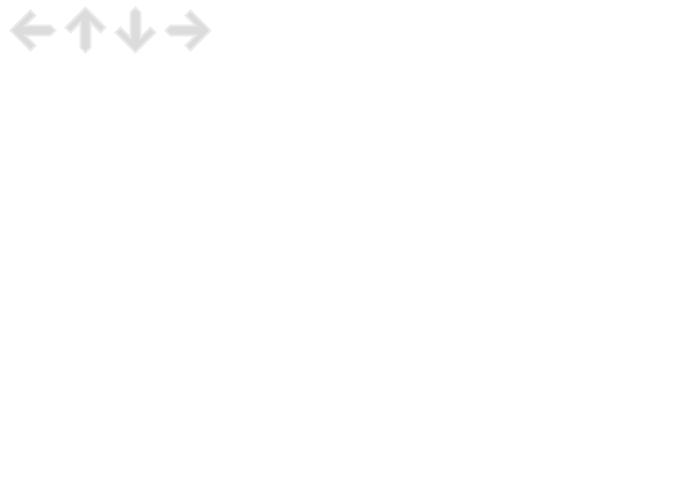
Frame 1 (no input)
Frame 60 (the mouse pressed at the canvas centre just before this capture): identical to frame 1, image omitted
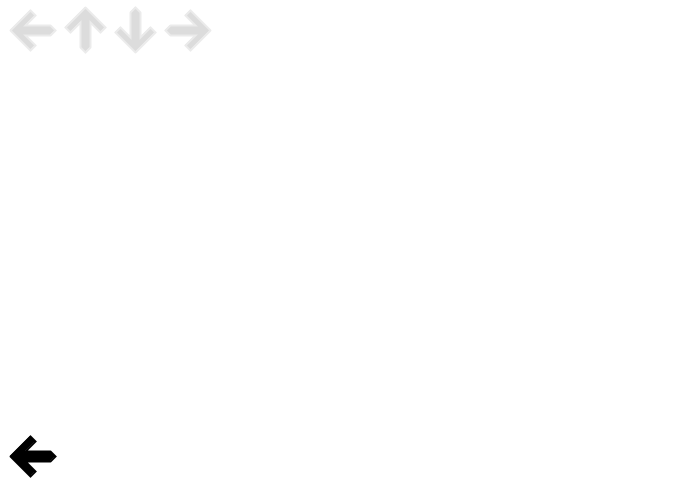
Frame 120 (the mouse held since frame 60 and released just before this capture)

The Processing sketch that drew these frames (run headless with seeded random() and noise(); from frame 60 on, the mouse is pressed at the canvas centre):

// Processing sketch: sketch_180330a
// ── sketch_180330a.pde
import java.util.ArrayList;

PShape right, left, up, down;
PShape[] matchArrs;
ArrayList<String> moves;
ArrayList<PShape> moveArrs;
int ctr;

void setup(){
  size(700,500);
  background(255);
  frameRate(60);
  ctrSetup();
  moveSetup();
  arrowSetup();
  arrowDraw();
}

void draw(){
  background(255);
  arrowDraw();
  arrMove();
  if(moves.size() > 0){
    checkMove();
  }
  count();
  if(ctr == 0){
    addMove();
  }
}

void ctrSetup(){
  ctr = 0;
}

void moveSetup(){
  moves = new ArrayList<String>();
  moveArrs = new ArrayList<PShape>();
}

PShape makeArrow(int i){
  PShape rtrnShape = createShape();
  if(i == 0){
    rtrnShape.beginShape();
    rtrnShape.strokeWeight(2);
    rtrnShape.vertex(10,30);
    rtrnShape.vertex(30,10);
    rtrnShape.vertex(35,15);
    rtrnShape.vertex(25,25);
    rtrnShape.vertex(50,25);
    rtrnShape.vertex(55,30);
    rtrnShape.vertex(50,35);
    rtrnShape.vertex(25,35);
    rtrnShape.vertex(35,45);
    rtrnShape.vertex(30,50);
    rtrnShape.vertex(10,30);
    rtrnShape.endShape();
  }else if(i == 1){
    rtrnShape.beginShape();
    rtrnShape.strokeWeight(2);
    rtrnShape.vertex(210,30);
    rtrnShape.vertex(190,10);
    rtrnShape.vertex(185,15);
    rtrnShape.vertex(195,25);
    rtrnShape.vertex(170,25);
    rtrnShape.vertex(165,30);
    rtrnShape.vertex(170,35);
    rtrnShape.vertex(195,35);
    rtrnShape.vertex(185,45);
    rtrnShape.vertex(190,50);
    rtrnShape.vertex(210,30);
    rtrnShape.endShape();
  }else if(i == 2){
    rtrnShape.beginShape();
    rtrnShape.strokeWeight(2);
    rtrnShape.vertex(85,7);
    rtrnShape.vertex(65,27);
    rtrnShape.vertex(70,32);
    rtrnShape.vertex(80,22);
    rtrnShape.vertex(80,47);
    rtrnShape.vertex(85,52);
    rtrnShape.vertex(90,47);
    rtrnShape.vertex(90,22);
    rtrnShape.vertex(100,32);
    rtrnShape.vertex(105,27);
    rtrnShape.vertex(85,7);
    rtrnShape.endShape();
  }else{
    rtrnShape.beginShape();
    rtrnShape.strokeWeight(2);
    rtrnShape.vertex(135,52);
    rtrnShape.vertex(115,32);
    rtrnShape.vertex(120,27);
    rtrnShape.vertex(130,37);
    rtrnShape.vertex(130,12);
    rtrnShape.vertex(135,7);
    rtrnShape.vertex(140,12);
    rtrnShape.vertex(140,37);
    rtrnShape.vertex(150,27);
    rtrnShape.vertex(155,32);
    rtrnShape.vertex(135,52);
    rtrnShape.endShape();
  }
  return rtrnShape;
}

void arrowSetup(){
  matchArrs = new PShape[4];
  
  //  ******************* RIGHT ARROW SETUP BEGIN *******************
  right = makeArrow(0);
  
  right.setFill(220);
  right.setStroke(235);
  
  matchArrs[0] = right;
  //  ******************** RIGHT ARROW SETUP END ********************
  
  //  ******************* LEFT ARROW SETUP BEGIN ********************
  left = makeArrow(1);
  
  left.setFill(220);
  left.setStroke(235);
  
  matchArrs[1] = left;
  //  ******************** LEFT ARROW SETUP END *********************
  
  //  ********************* UP ARROW SETUP BEGIN ********************
  up = makeArrow(2);
  
  up.setFill(220);
  up.setStroke(235);
  
  matchArrs[2] = up;
  //  ********************** UP ARROW SETUP END *********************
  
  //  ******************** DOWN ARROW SETUP BEGIN *******************
  down = makeArrow(3);
  
  down.setFill(220);
  down.setStroke(235);
  
  matchArrs[3] = down;
  //  ********************* DOWN ARROW SETUP END ********************
}

void arrowDraw(){
  for(PShape p : matchArrs){
    shape(p);
  }
  for(PShape p : moveArrs){
    shape(p);
  }
}

void addMove(){
  double decision = Math.random();
  
  if(decision < 0.25){
    moves.add("w");
    PShape temp = makeArrow(2);
    temp.setFill(0);
    temp.translate(0,600);
    moveArrs.add(temp);
  }else if(decision < 0.5){
    moves.add("a");
    PShape temp = makeArrow(0);
    temp.setFill(0);
    temp.translate(0,600);
    moveArrs.add(temp);
  }else if(decision < 0.75){
    moves.add("s");
    PShape temp = makeArrow(3);
    temp.setFill(0);
    temp.translate(0,600);
    moveArrs.add(temp);
  }else{
    moves.add("d");
    PShape temp = makeArrow(1);
    temp.setFill(0);
    temp.translate(0,600);
    moveArrs.add(temp);
  }
}

void removeMove(int pos){
  moves.remove(pos);
  moveArrs.remove(pos);
}

void keyPressed(){
  int pos = find(key + "", moves);
  if(pos != -1){
    removeMove(pos);
  }
}

void arrMove(){
  int len = moveArrs.size();
  for(int i = 0; i < len; i++){
    moveArrs.get(i).translate(0,-3);
  }
}

int find(String x, ArrayList<String> arr){
  int rtrnVal = 0;
  for(String s : arr){
    if(x.equals(s)){
      return rtrnVal;
    }else{
      rtrnVal++;
    }
  }
  
  return -1;
}

void count(){
  if(ctr == 60){
    ctr = 0;
  }else{
    ctr++;
  }
}

void checkMove(){
  if(moves.get(0) == "w"){
    if(moveArrs.get(0).getVertex(5).y < 0){
      removeMove(0);
    }
  }else if(moves.get(0) == "a"){
    if(moveArrs.get(0).getVertex(9).y < 0){
      removeMove(0);
    }
  }else if(moves.get(0) == "s"){
    if(moveArrs.get(0).getVertex(5).y < 0){
      removeMove(0);
    }
  }else{
    if(moveArrs.get(0).getVertex(0).y < 0){
      removeMove(0);
    }
  }
}
